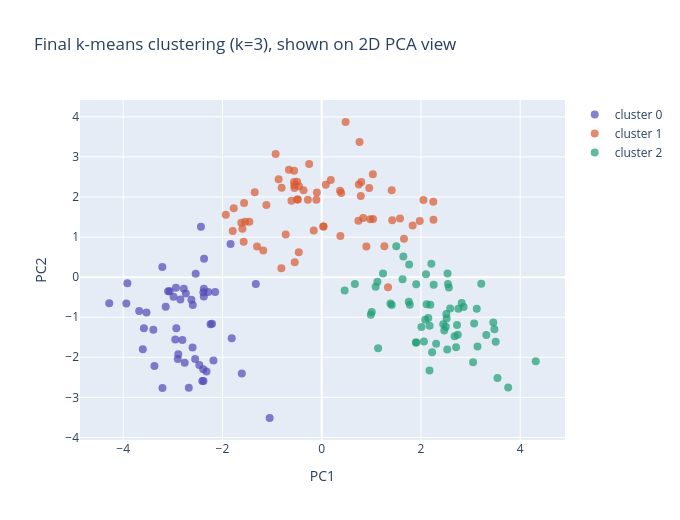

This figure's notebook cell:
### Markdown cell above
**How to read these:**
- **Elbow:** inertia is the total squared distance from points to their center. It always falls as k grows (more centers = everyone closer to one). The 'elbow' — where the curve bends from steep to flat — suggests the natural k. Adding clusters past the elbow barely helps.
- **Silhouette:** for each point, compares how close it is to its own cluster vs the nearest other cluster. +1 = deep inside its cluster, 0 = on a boundary, −1 = probably misassigned. The average over all points is the silhouette score. Pick the k with the highest score.

These let you choose k with **no labels** — which is the real situation. (We happen to know it's 3, so it's a nice confirmation.)

## Step 4 — Run the final clustering with the chosen k

### Code cell
km = KMeans(n_clusters=best_k, n_init=10, random_state=0).fit(X_std)
labels = km.labels_

# plot the clusters on the 2D PCA view
colors = ['#534AB7', '#D85A30', '#1D9E75', '#D4537E', '#EF9F27']
fig = go.Figure()
for j in range(best_k):
    p = X_vis[labels == j]
    fig.add_trace(go.Scatter(x=p[:,0], y=p[:,1], mode='markers',
        marker=dict(size=8, color=colors[j], opacity=0.7), name=f'cluster {j}'))
fig.update_layout(title=f'Final k-means clustering (k={best_k}), shown on 2D PCA view',
    xaxis_title='PC1', yaxis_title='PC2', width=680, height=520)
fig.show()
